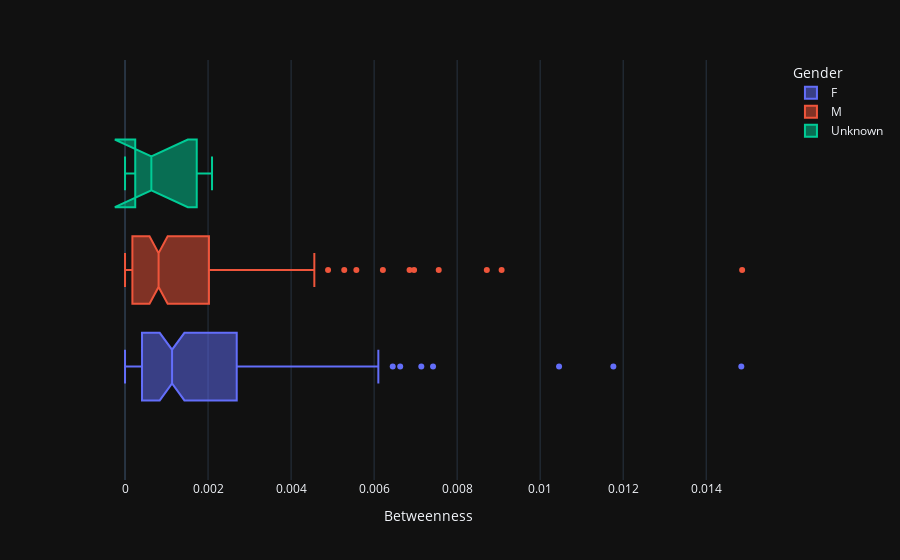

Notebook code for this chart:
### Code cell
fig = px.box(df, x="Betweenness", color="Gender", notched=True, template = 'plotly_dark')
fig.show()

### Figure 1 — Plotly figure (JSON) as saved in the notebook; plotly's stock layout.template omitted (floating-point values rounded to 4 significant figures; data arrays with more than 128 entries replaced by an {"elided": "..."} marker saying what was removed)
{"data": [{"alignmentgroup": "True", "hovertemplate": "Gender=F<br>Betweenness=%{x}<extra></extra>", "legendgroup": "F", "marker": {"color": "#636efa"}, "name": "F", "notched": true, "offsetgroup": "F", "orientation": "h", "showlegend": true, "type": "box", "x": {"elided": "146 float values"}, "x0": " ", "xaxis": "x", "y0": " ", "yaxis": "y"}, {"alignmentgroup": "True", "hovertemplate": "Gender=M<br>Betweenness=%{x}<extra></extra>", "legendgroup": "M", "marker": {"color": "#EF553B"}, "name": "M", "notched": true, "offsetgroup": "M", "orientation": "h", "showlegend": true, "type": "box", "x": {"elided": "176 float values"}, "x0": " ", "xaxis": "x", "y0": " ", "yaxis": "y"}, {"alignmentgroup": "True", "hovertemplate": "Gender=Unknown<br>Betweenness=%{x}<extra></extra>", "legendgroup": "Unknown", "marker": {"color": "#00cc96"}, "name": "Unknown", "notched": true, "offsetgroup": "Unknown", "orientation": "h", "showlegend": true, "type": "box", "x": [0, 0.0009144, 0.000634, 0.001998, 0.002096, 0.0005264, 0.0001521], "x0": " ", "xaxis": "x", "y0": " ", "yaxis": "y"}], "layout": {"autosize": true, "boxmode": "group", "legend": {"title": {"text": "Gender"}, "tracegroupgap": 0}, "margin": {"t": 60}, "xaxis": {"anchor": "y", "autorange": true, "domain": [0, 1], "range": [-0.001085, 0.01571], "title": {"text": "Betweenness"}, "type": "linear"}, "yaxis": {"anchor": "x", "autorange": true, "domain": [0, 1], "range": [-0.514, 0.514], "type": "category"}}}
